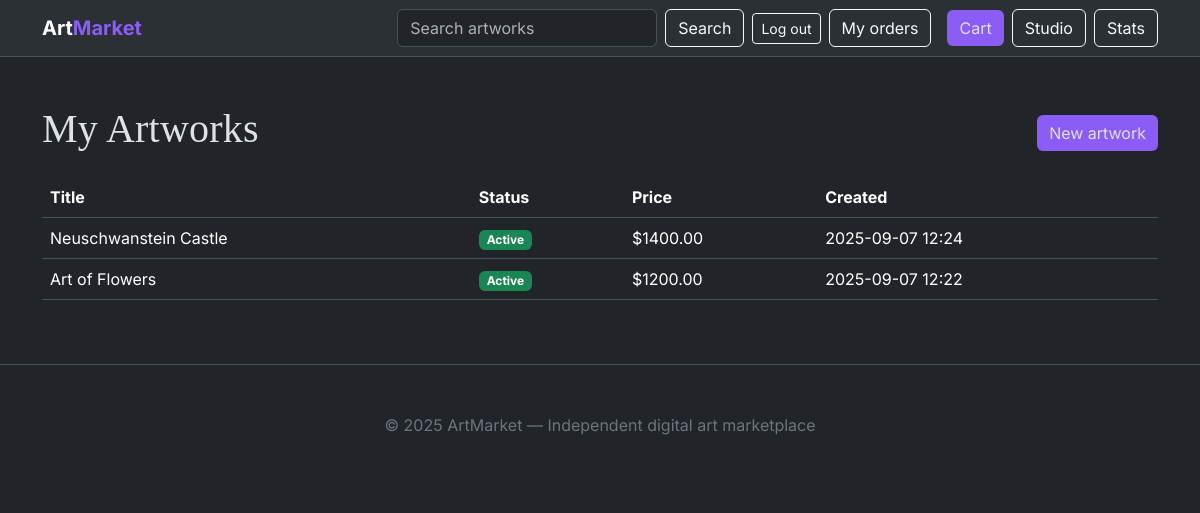
Page /studio/ (signed in) on the committed database.
### catalog/models.py (models this page shows, shortened)
class Artwork(models.Model):
    artist = models.ForeignKey(ArtistProfile, on_delete=models.CASCADE, related_name="artworks")
    title = models.CharField(max_length=180)
    slug = models.SlugField(unique=True, blank=True)
    description = models.TextField(blank=True)
    categories = models.ManyToManyField(Category, blank=True)
    tags = models.CharField(max_length=200, blank=True)
    price = models.DecimalField(max_digits=9, decimal_places=2)
    file_original = models.FileField(upload_to="art/original/")
    file_preview = models.ImageField(upload_to="art/preview/", blank=True)
    is_active = models.BooleanField(default=False)
    created_at = models.DateTimeField(auto_now_add=True)

### catalog/web_views.py (the view)
# urls.py: path("studio/", web_views.studio_my_artworks, name="web_studio_list"),
@artist_required
def studio_my_artworks(request):
    artist = ArtistProfile.objects.get(user=request.user)
    qs = Artwork.objects.filter(artist=artist).order_by("-created_at")
    return render(request, "pages/studio_list.html", {"items": qs})

### catalog/context_processors.py (called while the page is built)
def cart_context(request):
    try:
        count = len(Cart(request))
    except Exception:
        count = 0
    return {"cart_count": count}

### orders/cart.py (called while the page is built)
    def count(self):
        return len(self.data)

### orders/context_processors.py (called while the page is built)
def cart_meta(request):
    try:
        count = Cart(request).count()
    except Exception:
        count = 0
    return {"cart_count": count}

### templates/pages/studio_list.html (shortened to what this page needs)
{% extends "base.html" %}
{% block content %}
<div class="d-flex align-items-center mb-3">
  <h1 class="me-auto">My Artworks</h1>
  <a class="btn btn-accent" href="{% url 'web_studio_create' %}">New artwork</a>
</div>
{% if items %}
  <table class="table text-light align-middle">
    <thead><tr><th>Title</th><th>Status</th><th>Price</th><th>Created</th></tr></thead>
    <tbody>
      {% for a in items %}
        <tr>
          <td><a class="text-reset text-decoration-none" href="{% url 'web_artwork_detail' a.slug %}">{{ a.title }}</a></td>
          <td>
            {% if a.is_active %}
              <span class="badge text-bg-success">Active</span>
            {% else %}
              <span class="badge text-bg-secondary">Pending</span>
            {% endif %}
          </td>
          <td>${{ a.price }}</td>
          <td>{{ a.created_at|date:"Y-m-d H:i" }}</td>
        </tr>
      {% endfor %}
    </tbody>
  </table>
{% else %}
  <div class="text-center py-5">
    <p class="text-secondary">You haven’t uploaded any artworks yet.</p>
    <a class="btn btn-accent" href="{% url 'web_studio_create' %}">Upload your first artwork</a>
  </div>
{% endif %}
{% endblock %}

### templates/base.html (style rules this page uses)
:root { --accent:#8B5CF6; }
body { font-family: Inter, system-ui, -apple-system, Segoe UI, Roboto, "Helvetica Neue", Arial, "Noto Sans", "Apple Color Emoji", "Segoe UI Emoji"; }
h1,h2,h3,h4 { font-family: "Playfair Display", serif; letter-spacing:.2px; }
.btn-accent { background:var(--accent); border:none; }

### rows in the picture
Artwork: title "Neuschwanstein Castle", is_active "Active", price "1400.00", created_at "2025-09-07 12:24"
Artwork: title "Art of Flowers", is_active "Active", price "1200.00", created_at "2025-09-07 12:22"
